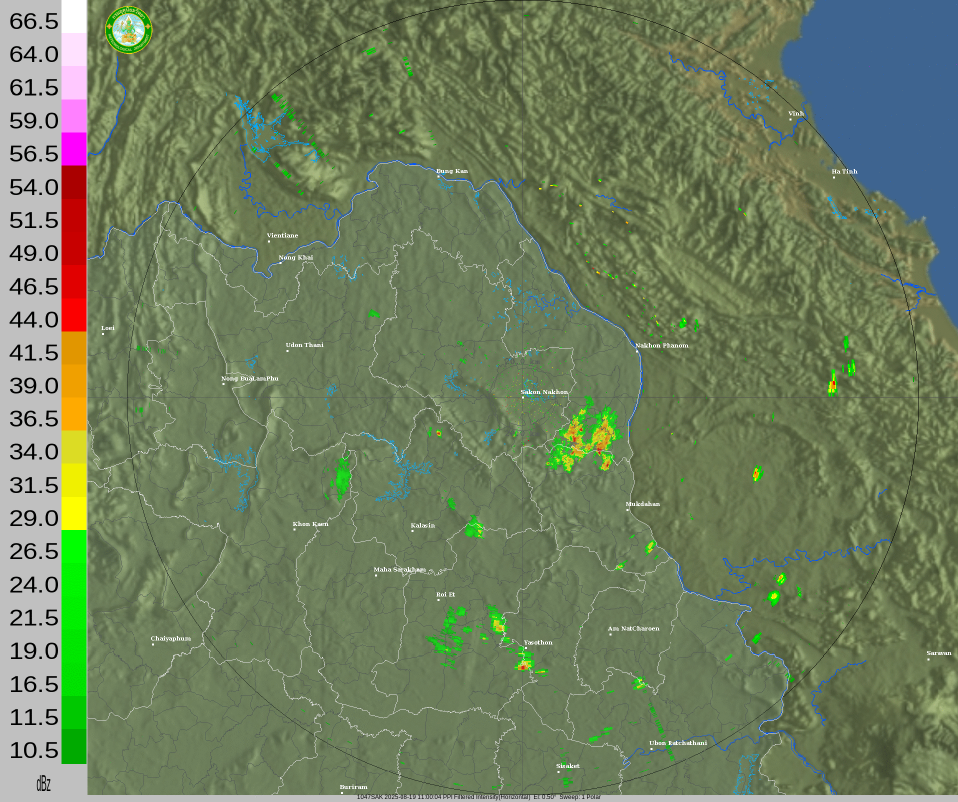
#> input picture skn240_HQ_latest_modified.tif, 1916 x 1604 px (shown at 1/2 size)
$ python heatmap.py --input_path skn240_HQ_latest_modified.tif
#> lines starting #> are read from the running program, lines starting #| are printed output that depends on the picture
import os
import cv2
import argparse
import numpy as np
import matplotlib.pyplot as plt
from matplotlib.colors import LinearSegmentedColormap


def create_radar_heatmap(
    input_path="input.png",
    smooth_px=8,
    gamma=0.85,
    low_cut=0.15,
    feather=0.12,
    use_green_only=False
):
#> called with input_path = 'skn240_HQ_latest_modified.tif', smooth_px = 8, gamma = 0.8, low_cut = 0.12, feather = 0.1, use_green_only = False
    if not os.path.exists(input_path):
        print(f"ไม่พบไฟล์ {input_path}")
        return

    image = cv2.imread(input_path)
#> image is the input picture: shape (1604, 1916, 3); mean B, G, R 94, 126.6, 110.7
    image_rgb = cv2.cvtColor(image, cv2.COLOR_BGR2RGB)
    h, w, _ = image_rgb.shape
#> h = 1604; w = 1916

    gray = cv2.cvtColor(image_rgb,
                        cv2.COLOR_RGB2GRAY
                        ).astype(np.float32) / 255.0
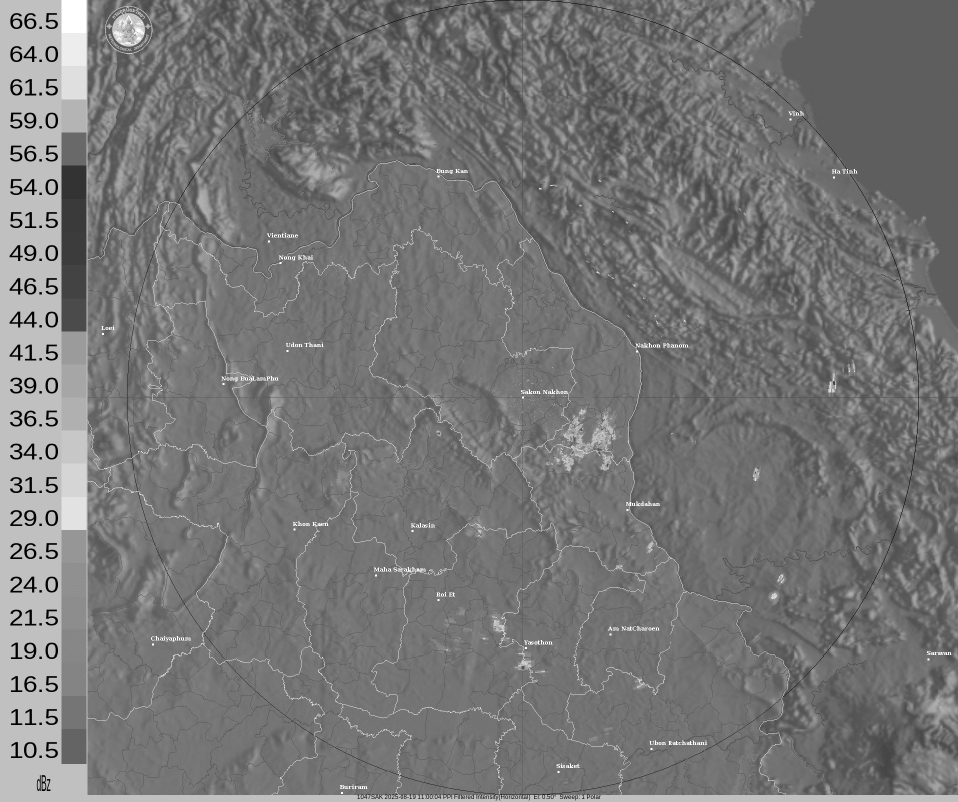
#> gray: shape (1604, 1916) float32 (shown at 1/2 size); min 0, max 1, mean 0.464

    if smooth_px > 0:
        gray_smooth = cv2.GaussianBlur(gray,
                                       ksize=(0, 0),
                                       sigmaX=smooth_px,
                                       sigmaY=smooth_px
                                       )
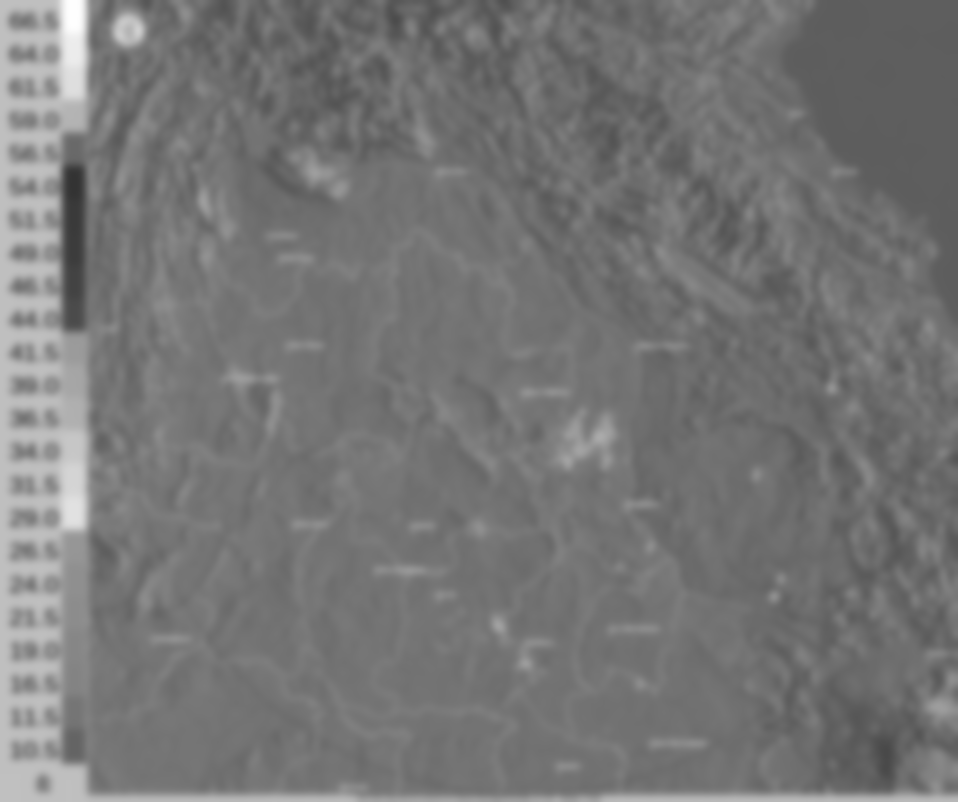
#> gray_smooth: shape (1604, 1916) float32 (shown at 1/2 size); min 0.201, max 1, mean 0.464
    else:
        gray_smooth = gray

    intensity = np.clip(gray_smooth, 0, 1) ** gamma
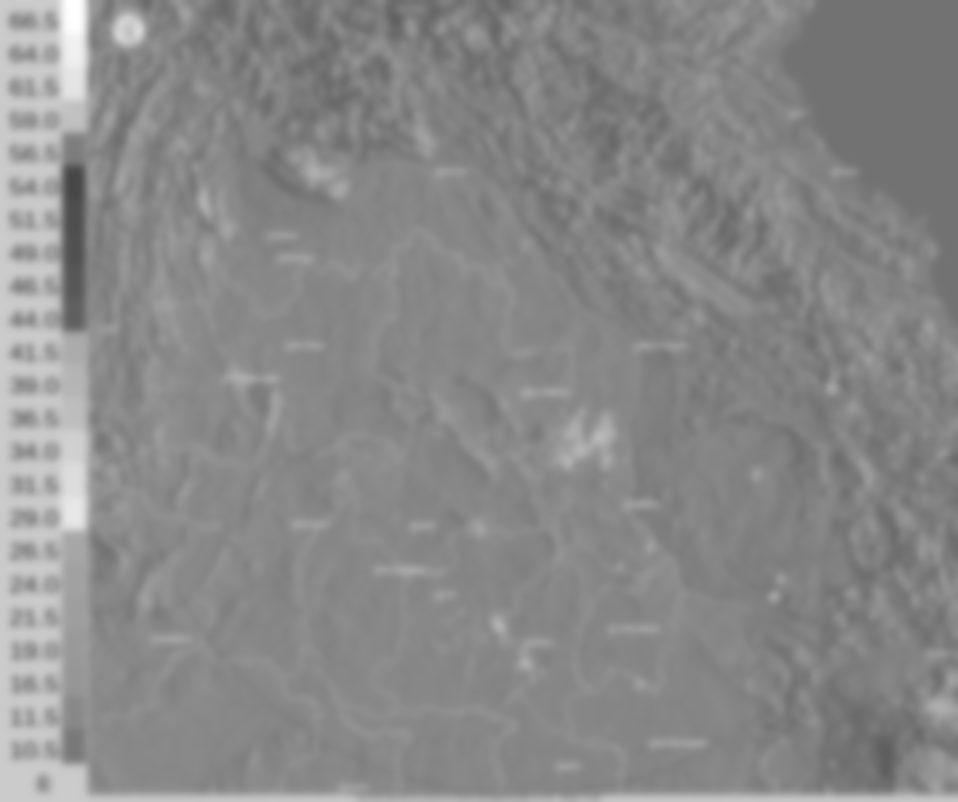
#> intensity: shape (1604, 1916) float32 (shown at 1/2 size); min 0.277, max 1, mean 0.539

    alpha = np.clip((intensity - low_cut) / max(feather, 1e-6), 0.0, 1.0)
#> alpha: shape (1604, 1916) float32; every value is 1

    if use_green_only:
        colors = [
            (0.0, 0.0, 0.0, 0.0),  # ใส (โปร่งใสสมบูรณ์)
            (0.85, 1.0, 0.85, 0.6),
            (0.5,  0.9, 0.5,  0.85),
            (0.0,  0.75, 0.0, 1.0)
        ]
        rain_cmap = LinearSegmentedColormap.from_list('rain_green_soft',
                                                      colors,
                                                      N=512)
    else:
        colors = [
            (0.0, 0.0, 0.0, 0.0),  # ใส (โปร่งใสสมบูรณ์)
            (0.80, 1.00, 0.80, 0.6),
            (0.00, 0.85, 0.00, 0.8),
            (0.90, 0.90, 0.00, 0.9),
            (1.00, 0.60, 0.10, 0.95),

        ]
        rain_cmap = LinearSegmentedColormap.from_list('rain_soft',
                                                      colors,
                                                      N=512)

    dpi = 100
    fig = plt.figure(figsize=(w/dpi, h/dpi), dpi=dpi)
    ax = fig.add_axes([0, 0, 1, 1])
    ax.imshow(intensity, cmap=rain_cmap, alpha=alpha, interpolation='bilinear')
    ax.axis('off')

    plt.savefig(input_path.replace(".png", "_smooth.png"),
                dpi=dpi,
                bbox_inches='tight',
                pad_inches=0,
                transparent=True)
    plt.close(fig)


if __name__ == "__main__":
    ap = argparse.ArgumentParser()
    ap.add_argument(
        "--input_path", required=True,
        help="Path to the input .png file"
    )
    args = ap.parse_args()

    create_radar_heatmap(
        input_path=args.input_path,
        smooth_px=8,
        gamma=0.80,
        low_cut=0.12,
        feather=0.10,
        use_green_only=False
    )

$ run again, on cri240_HQ_latest.png
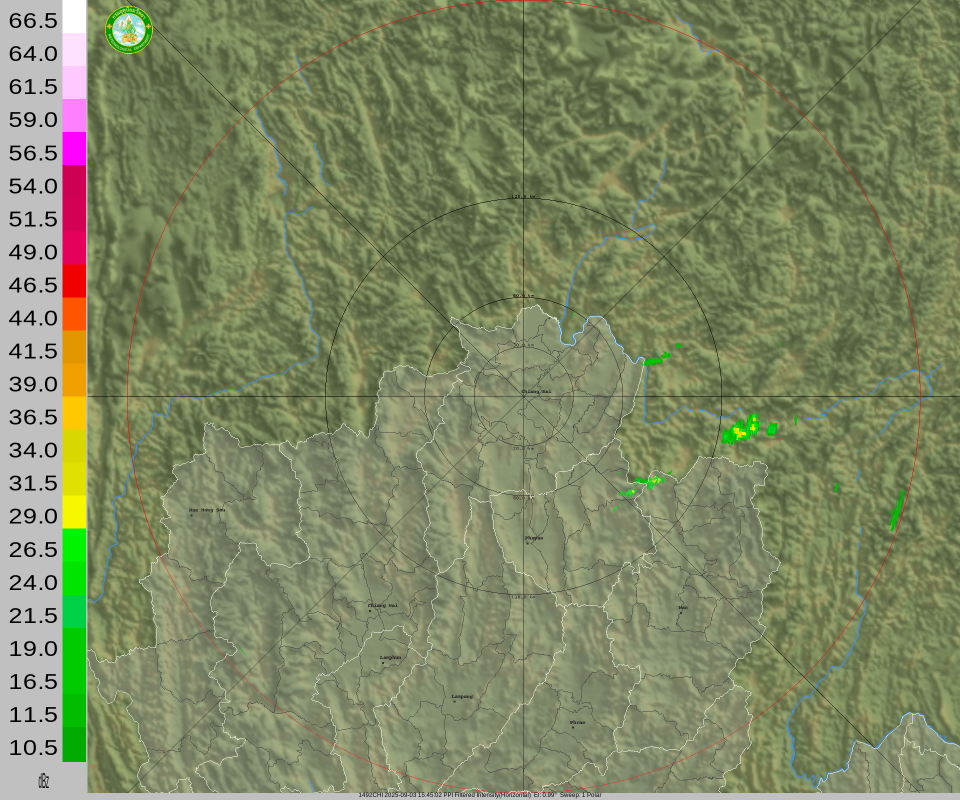
#> input picture cri240_HQ_latest.png, 1920 x 1600 px (shown at 1/2 size)
#> in create_radar_heatmap, image is the input picture: shape (1600, 1920, 3); mean B, G, R 98.8, 136, 126
#> in create_radar_heatmap, `gray_smooth = cv2.GaussianBlur(gray, ksize=(0, 0), sigmaX=smooth_px, s..`:
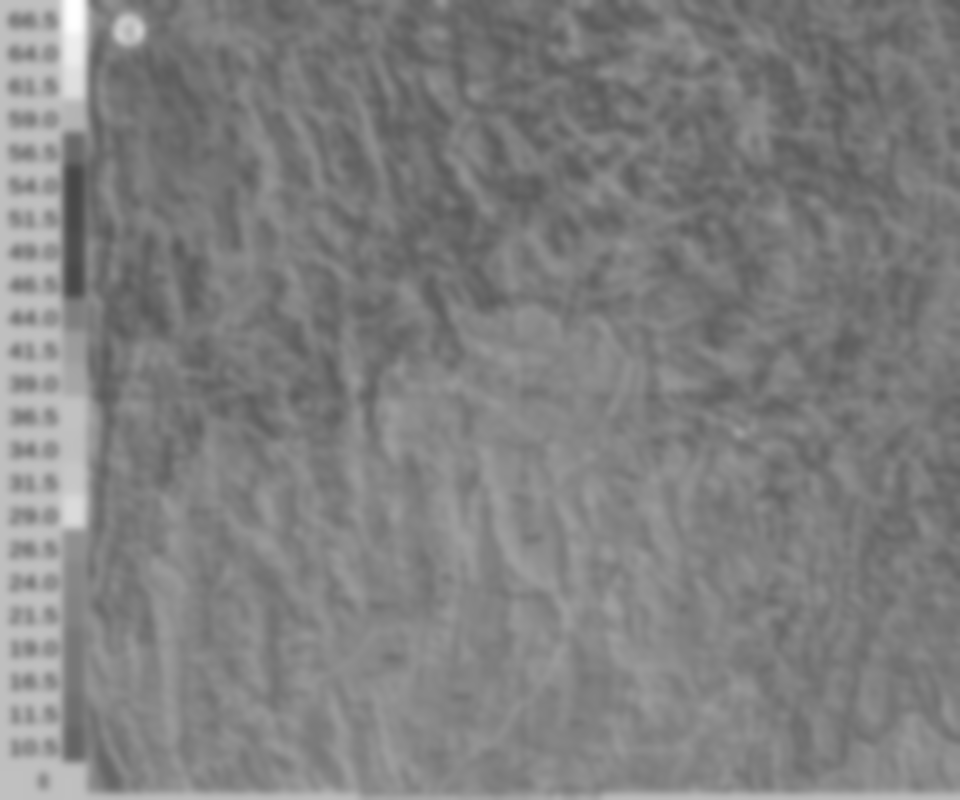
#> gray_smooth: shape (1600, 1920) float32 (shown at 1/2 size); min 0.28, max 0.999, mean 0.505
#> in create_radar_heatmap, `intensity = np.clip(gray_smooth, 0, 1) ** gamma`:
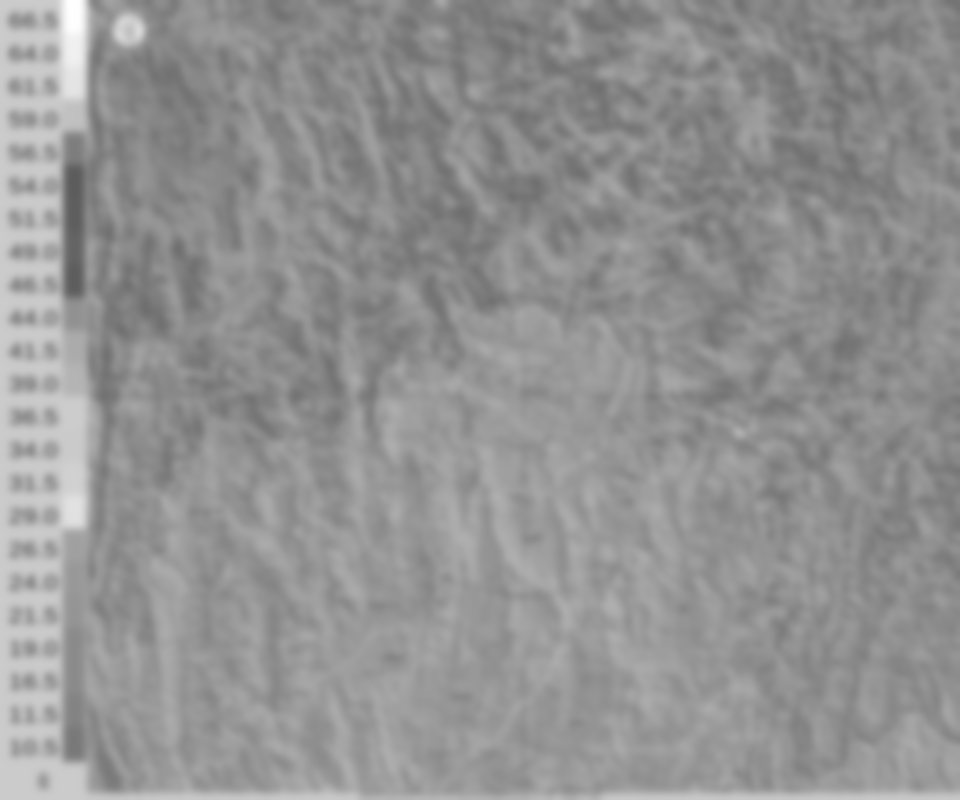
#> intensity: shape (1600, 1920) float32 (shown at 1/2 size); min 0.361, max 0.999, mean 0.578
#> alpha: shape (1600, 1920) float32; every value is 1

$ run again, on phs240_HQ_latest.png
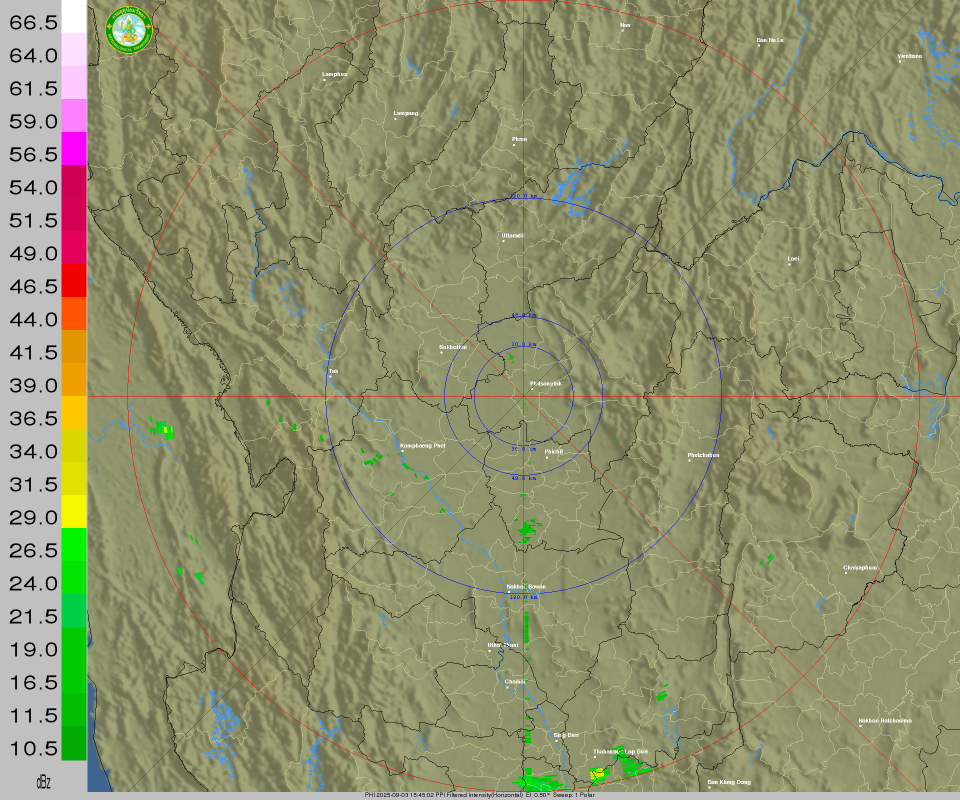
#> input picture phs240_HQ_latest.png, 1920 x 1600 px (shown at 1/2 size)
#> in create_radar_heatmap, image is the input picture: shape (1600, 1920, 3); mean B, G, R 108.5, 144.7, 142.6
#> in create_radar_heatmap, `gray = cv2.cvtColor(image_rgb, cv2.COLOR_RGB2GRAY ).astype(np.float32)..`:
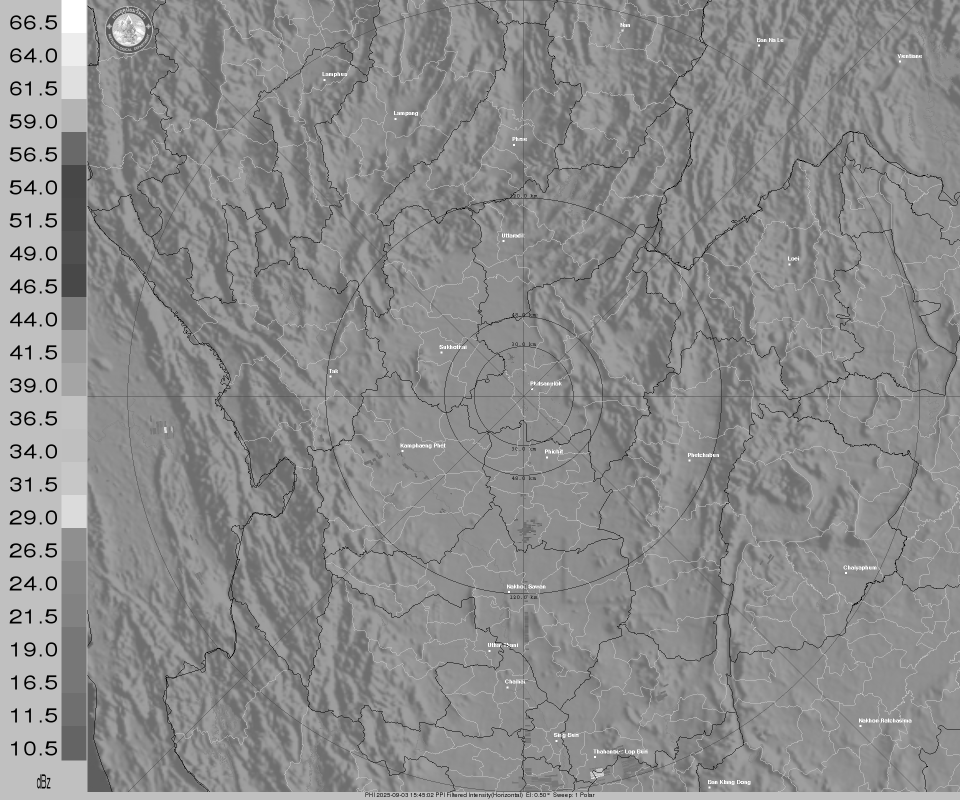
#> gray: shape (1600, 1920) float32 (shown at 1/2 size); min 0, max 1, mean 0.549
#> in create_radar_heatmap, `gray_smooth = cv2.GaussianBlur(gray, ksize=(0, 0), sigmaX=smooth_px, s..`:
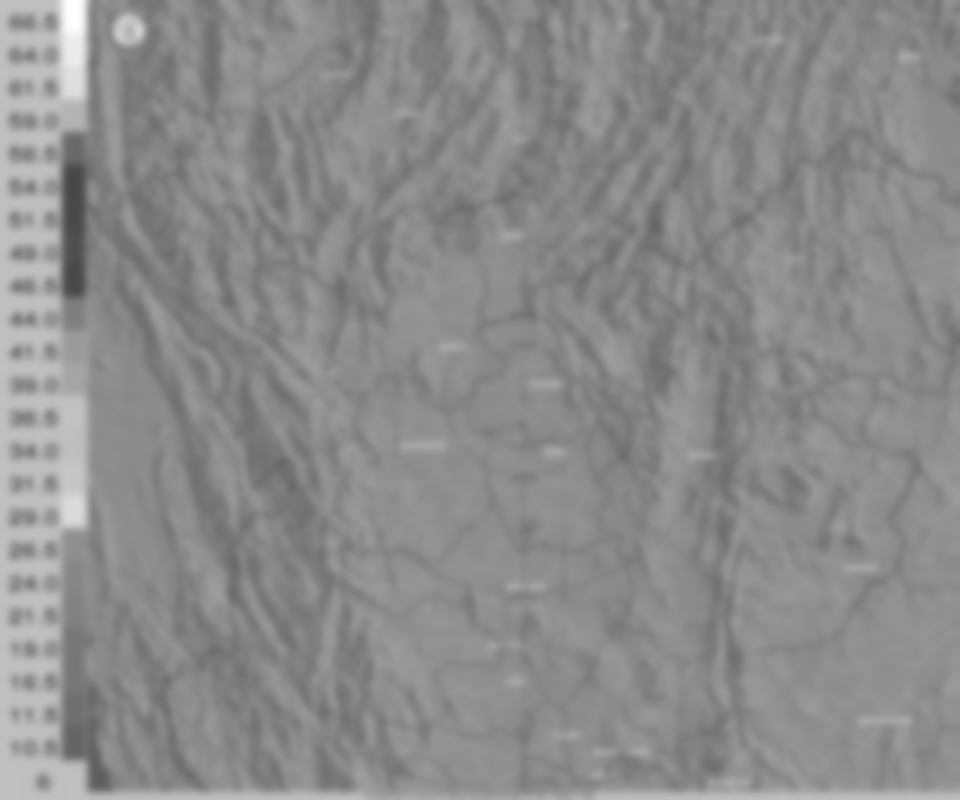
#> gray_smooth: shape (1600, 1920) float32 (shown at 1/2 size); min 0.279, max 0.999, mean 0.549
#> alpha: shape (1600, 1920) float32; every value is 1
